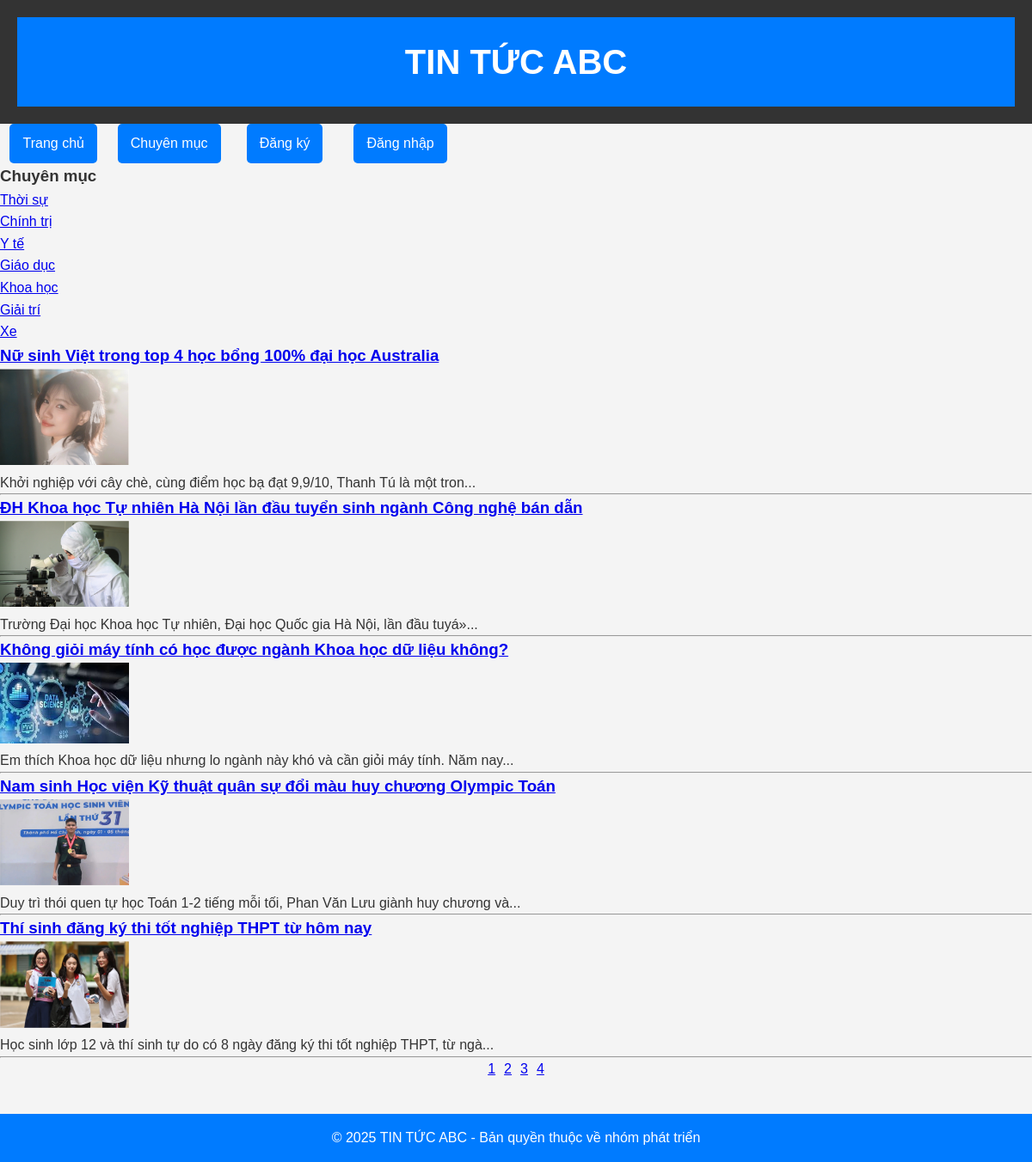
/?page=4, run on the app's committed database.
### tables this page shows
CREATE TABLE `chuyenmuc` (
  `id` int(11) NOT NULL,
  `ten` varchar(255) NOT NULL,
  `mota` text DEFAULT NULL,
  `created_at` timestamp NOT NULL DEFAULT current_timestamp()
);

CREATE TABLE `news` (
  `id` int(11) NOT NULL,
  `tieude` varchar(255) DEFAULT NULL,
  `noidung` text DEFAULT NULL,
  `created_at` timestamp NOT NULL DEFAULT current_timestamp(),
  `image` varchar(255) DEFAULT NULL,
  `views` int(11) DEFAULT 0,
  `chuyenmuc_id` int(11) NOT NULL,
  `author` varchar(100) DEFAULT NULL
);

### index.php (the view, shortened to what this page needs)
<?php
include('connect.php');
$chuyenmuc_result = mysqli_query($conn, "SELECT * FROM chuyenmuc");
$page = isset($_GET['page']) ? (int)$_GET['page'] : 1;
$limit = 5;
$offset = ($page - 1) * $limit;
$sql = "SELECT * FROM news ORDER BY id DESC LIMIT $limit OFFSET $offset";
$result = mysqli_query($conn, $sql);
?>
<!DOCTYPE html>
<html lang="vi">
<head>
    <link rel="stylesheet" href="style.css">
</head>
<body>
    <?php include('modun/header.php'); ?>
    <?php include('modun/menu.php'); ?>
    <div class="chuyenmuc">
        <h3>Chuyên mục</h3>
        <ul>
            <?php while ($chuyenmuc = mysqli_fetch_assoc($chuyenmuc_result)): ?>
                <li><a href="?chuyenmuc_id=<?= $chuyenmuc['id'] ?>"><?= $chuyenmuc['ten'] ?></a></li>
            <?php endwhile; ?>
        </ul>
    </div>
    <?php
    if (mysqli_num_rows($result) > 0) {
        while ($row = mysqli_fetch_assoc($result)) {
            echo "<h3><a href='chitiettintuc.php?id={$row['id']}'>{$row['tieude']}</a></h3>";
            if (!empty($row['image'])) {
                echo "<img src='uploads/{$row['image']}' width='150'><br>";
            }
            echo "<p>" . substr(strip_tags($row['noidung']), 0, 100) . "...</p><hr>";
        }
    } else {
        echo "<p>Không có bài viết nào.</p>";
    }
    ?>
    <div style="text-align:center;">
        <?php
        $total_result = mysqli_query($conn, "SELECT COUNT(*) AS total FROM news");
        $total_row = mysqli_fetch_assoc($total_result);
        $total_pages = ceil($total_row['total'] / $limit);
        for ($i = 1; $i <= $total_pages; $i++) {
            echo "<a href='?page=$i' style='margin:0 5px;'>$i</a>";
        }
        ?>
    </div>
    <?php include('modun/footer.php'); ?>
</body>
</html>

### style.css (style rules this page uses)
* { margin: 0; padding: 0; box-sizing: border-box; }
body { font-family: 'Arial', sans-serif; background-color: #f4f4f4; color: #333; line-height: 1.6; }

### data on the page
chuyenmuc: ten "Thời sự"
chuyenmuc: ten "Chính trị"
chuyenmuc: ten "Y tế"
chuyenmuc: ten "Giáo dục"
chuyenmuc: ten "Khoa học"
chuyenmuc: ten "Giải trí"
chuyenmuc: ten "Xe"
news: tieude "Nữ sinh Việt trong top 4 học bổng 100% đại học Australia", image (picture), noidung "Khởi nghiệp với cây chè, cùng điểm học bạ đạt 9,9/10, Thanh Tú là một tron"
news: tieude "ĐH Khoa học Tự nhiên Hà Nội lần đầu tuyển sinh ngành Công nghệ bán dẫn", image (picture), noidung "Trường Đại học Khoa học Tự nhiên, Đại học Quốc gia Hà Nội, lần đầu tuyá»"
news: tieude "Không giỏi máy tính có học được ngành Khoa học dữ liệu không?", image (picture), noidung "Em thích Khoa học dữ liệu nhưng lo ngành này khó và cần giỏi máy tính. Năm nay"
news: tieude "Nam sinh Học viện Kỹ thuật quân sự đổi màu huy chương Olympic Toán", image (picture), noidung "Duy trì thói quen tự học Toán 1-2 tiếng mỗi tối, Phan Văn Lưu giành huy chương và"
news: tieude "Thí sinh đăng ký thi tốt nghiệp THPT từ hôm nay", image (picture), noidung "Học sinh lớp 12 và thí sinh tự do có 8 ngày đăng ký thi tốt nghiệp THPT, từ ngà"
